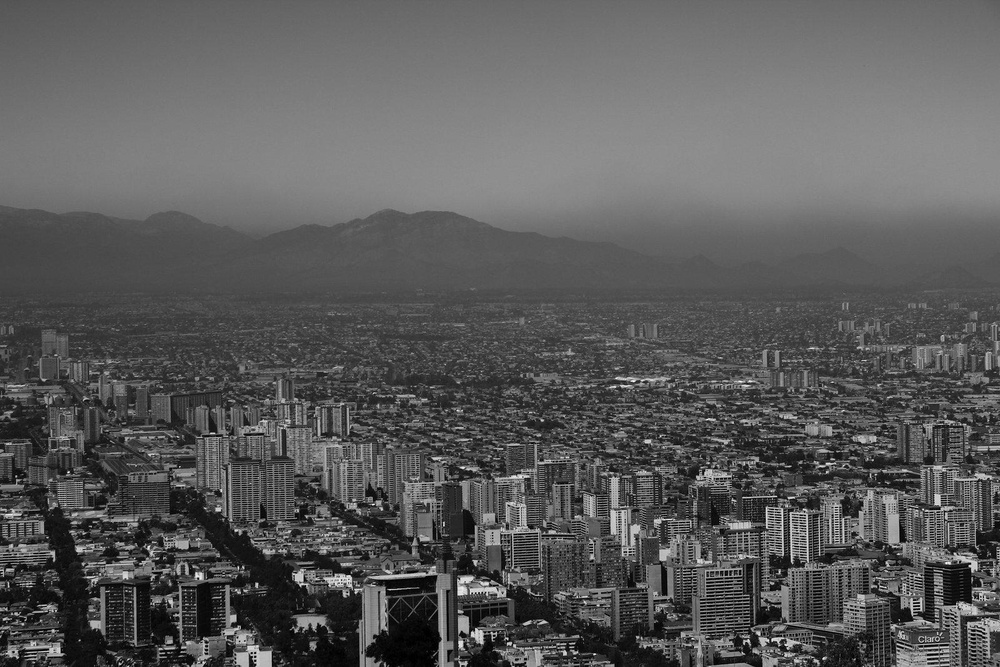
#> input picture IMG54271.JPG, 1000 x 667 px, shrunk from 1600 x 1067 before the run
$ jupyter execute SVD_ImageCompression_BW.ipynb   (shell and % lines are left out)
#> lines starting #> are read from the running program, lines starting #| are printed output that depends on the picture
# **Statistical Methods in Finance**
## *Image Compression*
---

- Copyright (c) Antoine Jacquier (QuantLearn Ltd), 2022. All rights reserved

- Author: Antoine Jacquier <Jack.QuantLearn@gmail.com>

- Platform: Tested on Windows 10 with Python 3.9

[cell 1]
import matplotlib.pyplot as plt
import numpy as np
import time
from PIL import Image

We show in this notebook how to use the Singular value Decomposition for image compression.

## Original image

For details about the PIL Image package, see https://pillow.readthedocs.io/en/3.1.x/reference/Image.html

You should change the file name:

[cell 2]
file = "IMG54271.JPG"

[cell 3]
img = Image.open(file)
#> img is the input picture: PIL image 1000x667 RGB; min 0, max 255, mean 90.9
imgBW = img.convert('RGB')
plt.figure(figsize=(10, 6))
plt.imshow(imgBW);

### Converting the image into a matrix

[cell 4]
imgmat = np.array(list(imgBW.getdata(band=0)), float)
imgmat.shape = (imgBW.size[1], imgBW.size[0])
imgmat = np.matrix(imgmat)
plt.figure(figsize=(9,6))
plt.imshow(imgmat, cmap='gray');

## Singular value decomposition

[cell 5]
U, sigma, V = np.linalg.svd(imgmat)
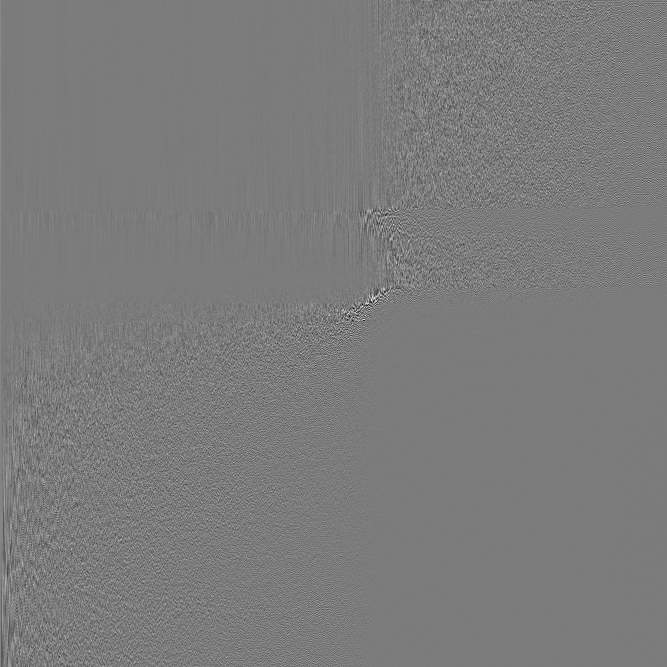
#> U: shape (667, 667) float64; min -0.475, max 0.504, mean 6.96e-05; drawn with min black and max white
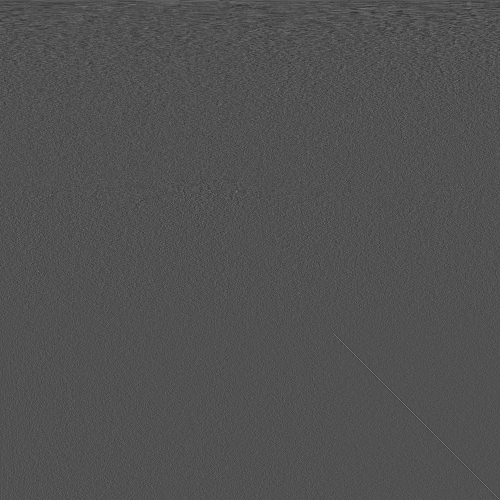
#> V: shape (1000, 1000) float64 (shown at 1/2 size); min -0.201, max 0.428, mean 2.94e-05; drawn with min black and max white
#> sigma = 667 values, max 77108.6 at index 0, min 3.68 at index 666, mean 607.8

### Reconstructing the image from the SVD

#### Using only the first singular vector

[cell 6]
reconstimg = np.matrix(U[:, :1]) * np.diag(sigma[:1]) * np.matrix(V[:1, :])
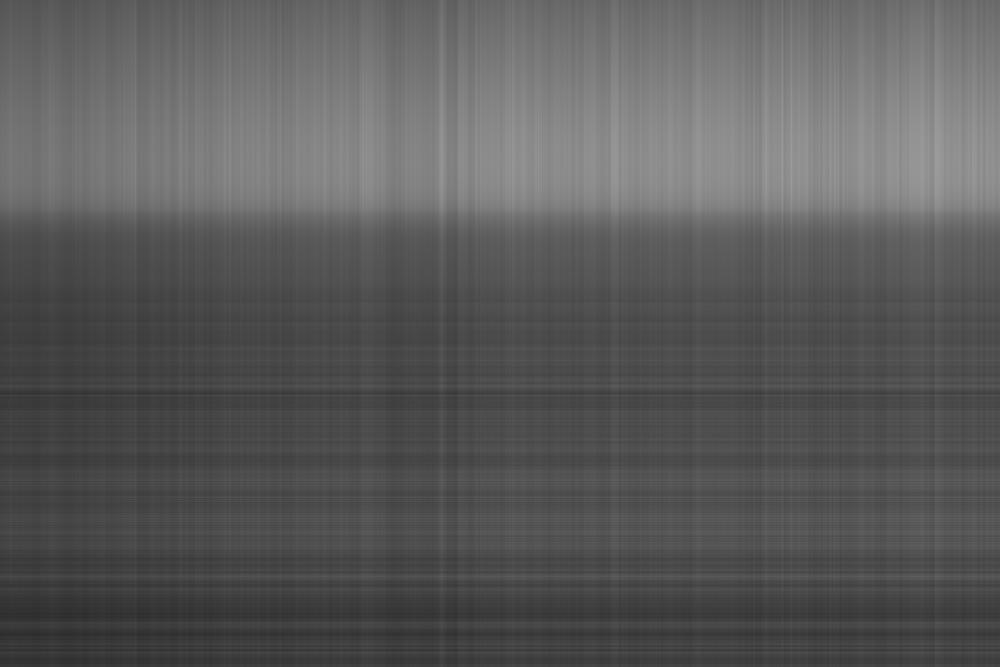
#> reconstimg: shape (667, 1000) float64; min 45.25, max 157.4, mean 91
plt.imshow(reconstimg, cmap='gray');

#### Using the first k singular vectors

[cell 7]
def compressReconstruct(myImag, k):
    U, sigma, V = np.linalg.svd(myImag)
    varExplained = np.sum(sigma[:k]) / np.sum(sigma)
    reconstimg = np.matrix(U[:, :k]) * np.diag(sigma[:k]) * np.matrix(V[:k, :])
    return reconstimg, varExplained

We now vary the number of eigenvectors considered (remember that they are ordered in decreasing order),
and plot the reconstructed matrix.
We also indicate:
\begin{align}
\text{Compression ratio: } & \qquad \frac{k}{p},\\
\text{Variance explained: } & \qquad \frac{\sum_{i=1}^{k}\lambda_i}{\sum_{i=1}^{n}\lambda_i},
\end{align}
where $\lambda_1>\lambda_2>\ldots>\lambda_n$ denote the $n$ eigenvalues of the initial covariance matrix, and $p$ is the total number of variables (here $p=1067$ is the shape of the image).

[cell 8]
for k in np.arange(5, 101, 10):
    myImag, varExplained = compressReconstruct(imgmat, k)
    varExplained = 100.*varExplained
    cr = 100.*k/myImag.shape[0]
    plt.imshow(myImag, cmap='gray')
    plt.title("number of vectors = %s" % k + ", Compression ratio: %.2f" % cr + "%" + ", Var: %.2f" % varExplained + "%")
    plt.show()
#> this loop made 10 passes
#> varExplained on passes 1 to 10: 24.99, 33.75, 39.92, 44.98, 49.31, 53.14, 56.59, 59.73, 62.61, 65.28
#> pass 1, in compressReconstruct, `reconstimg = np.matrix(U[:, :k]) * np.diag(sigma[:k]) * np.matrix(V[:k..`:
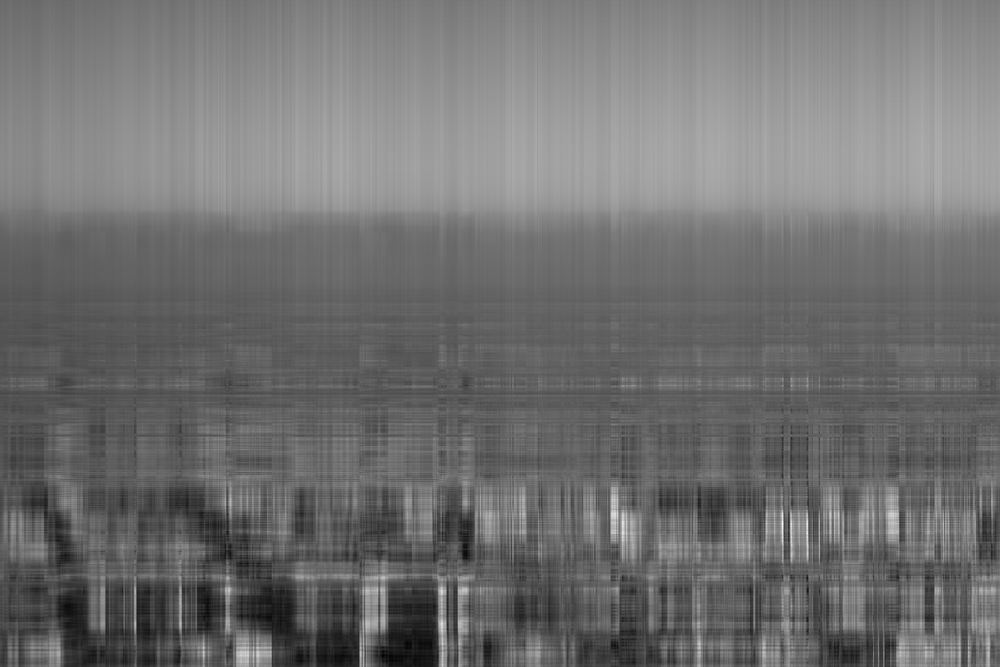
#> reconstimg: shape (667, 1000) float64; min -19.64, max 230.7, mean 90.9; drawn with min black and max white
#> pass 2, in compressReconstruct (call 2), `reconstimg = np.matrix(U[:, :k]) * np.diag(sigma[:k]) * np.matrix(V[:k..`:
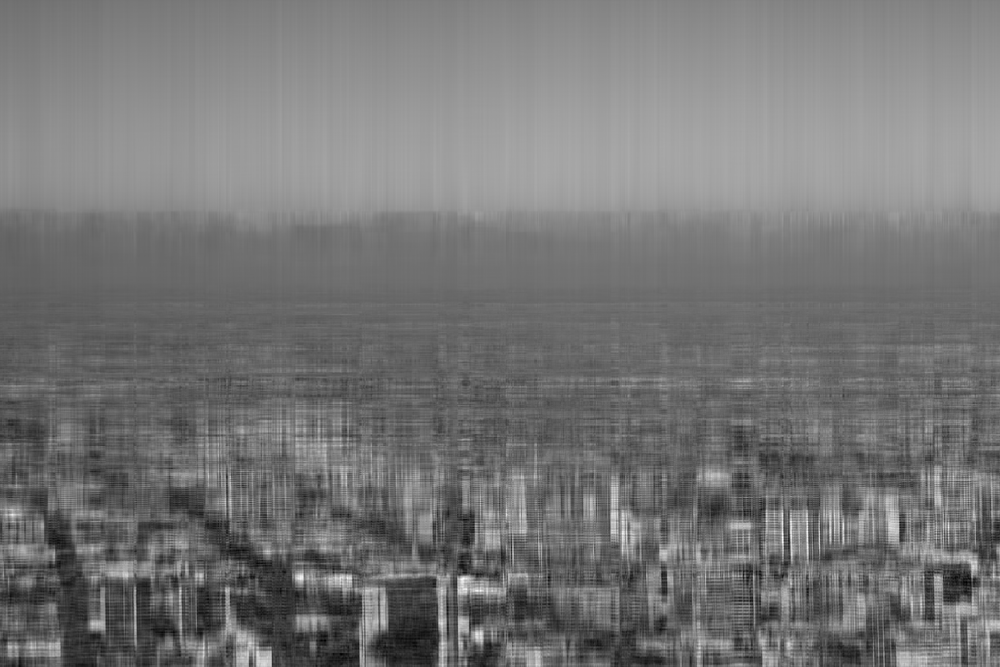
#> reconstimg: shape (667, 1000) float64; min -37.56, max 239.9, mean 90.9; drawn with min black and max white
